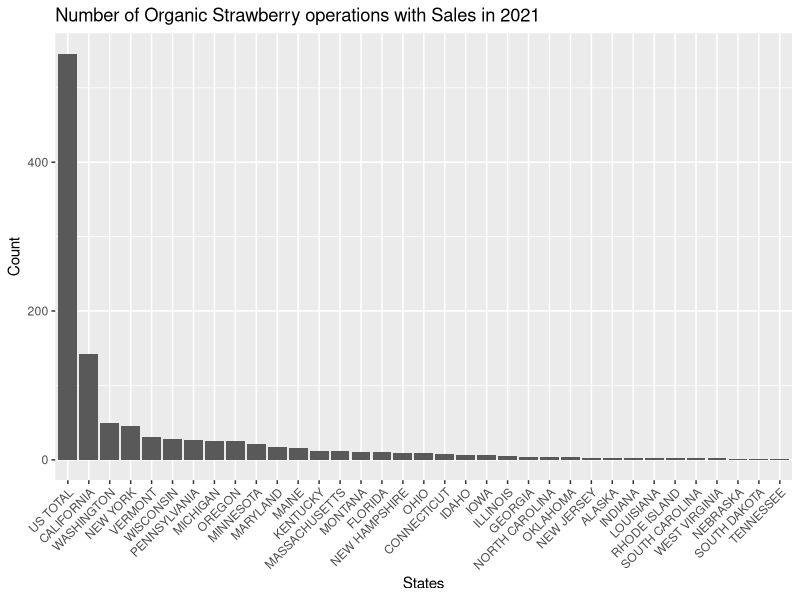
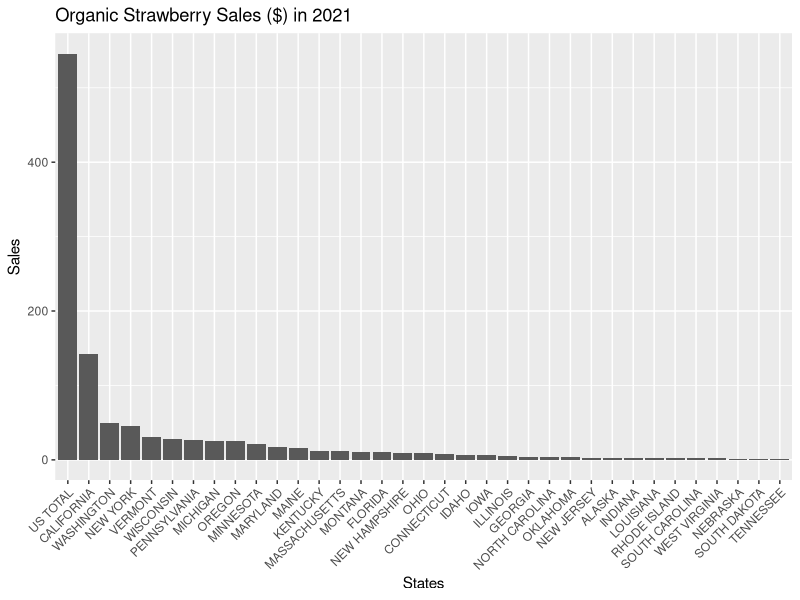

These charts were generated, in order, by the following R code:
## ---- chunk 1
#| label: load libraries and set options
#| warning: false
#| message: false
#| 

library(knitr)  
library(kableExtra)
library(tidyverse)


## ---- chunk 2
#| label: read data - glimpse 

strawberry <- read_csv("strawberries25_v3.csv", col_names = TRUE)

glimpse(strawberry)
## ---- chunk 3
#| label: explore organization 1 


## Is every line associated with a state?

state_all <- strawberry |> distinct(State)

state_all1 <- strawberry |> group_by(State) |> count()

## every row is associated with a state

if(sum(state_all1$n) == dim(strawberry)[1]){print("Yes every row in the data is associated with a state.")}

## rm(state_all, state_all1)

## ---- chunk 4
#|label: function def - drop 1-item columns

drop_one_value_col <- function(df){   ## takes whole dataframe
drop <- NULL  

## test each column for a single value
for(i in 1:dim(df)[2]){     
if((df |> distinct(df[,i]) |> count()) == 1){
drop = c(drop, i)
} }

## report the result -- names of columns dropped
## consider using the column content for labels 
## or headers 

if(is.null(drop)){return("none")}else{

   print("Columns dropped:")
   print(colnames(df)[drop])
   strawberry <- df[, -1*drop]
   }
}


## use the function

strawberry <- drop_one_value_col(strawberry)

drop_one_value_col(strawberry)

## ---- chunk 5
#| label: explore California only

calif <- strawberry |>  filter(State=="CALIFORNIA")

## look at the unique values in the "Program" column

## in the consol
## unique(calif$Program)

## and look at the data selection widget on 
##      https://quickstats.nass.usda.gov

## You can see that CENSUS AND SURVEY are the two sources
## of data. (Why? What's the differences?).  So, let's see
## they differ.

calif_census <- calif |> filter(Program=="CENSUS")

calif_survey  <- calif |>  filter(Program=="SURVEY")

### 


##calif_survey <- strawberry |> select(Year, Period, `Data Item`, Value)


## ---- chunk 6
#| label: explore Calif census and survey 

## no assignment -- just exploring

drop_one_value_col(calif_census)

drop_one_value_col(calif_survey)



## ---- chunk 7
#|label: split Data Item

  strawberry <- strawberry |>
  separate_wider_delim(  cols = `Data Item`,
                         delim = ",",
                         names = c("Fruit",
                                 "Category",
                                 "Item",
                                 "Metric"),
                         too_many = "error",
                         too_few = "align_start"
                       )

## Use too_many and too_few to set up the separation operation.

## ---- chunk 8
#|label: fix the leading space

 # note
strawberry$Category[1]
# strawberry$Item[2]
# strawberry$Metric[6]
# strawberry$Domain[1]
## 
## trim white space 

strawberry$Category <- str_trim(strawberry$Category, side = "both")
strawberry$Item <- str_trim(strawberry$Item, side = "both")
strawberry$Metric <- str_trim(strawberry$Metric, side = "both")

## ---- chunk 9

unique(strawberry$Fruit)

## generate a list of rows with the production and price information

spr <- which((strawberry$Fruit=="STRAWBERRIES - PRODUCTION") | (strawberry$Fruit=="STRAWBERRIES - PRICE RECEIVED"))


strw_prod_price <- strawberry |> slice(spr)


## this has the census data, too

strw_chem <- strawberry |> slice(-1*spr)  ## too soon


  
## ---- chunk 10
#|label: split srawberry into census and survey pieces

strw_b_sales <- strawberry |> filter(Program == "CENSUS")

strw_b_chem <- strawberry |> filter(Program == "SURVEY")

nrow(strawberry) == (nrow(strw_b_chem) + nrow(strw_b_sales))

## Move marketing-related rows in strw_b_chem 
## to strw_b_sales


## ---- chunk 11
#|label: plot 1

plot1_data <- strawberry |> 
  select(c(Year, State, Category, Value)) |> 
  filter((Year == 2021) & (Category == "ORGANIC - OPERATIONS WITH SALES"))

plot1_data$Value <- as.numeric(plot1_data$Value)

plot1_data <- plot1_data |> arrange(desc(Value))

ggplot(plot1_data, aes(x=reorder(State, -Value), y=Value)) + 
  geom_bar(stat = "identity") + 
  theme(axis.text.x=element_text(angle=45,hjust=1)) +
  labs(x = "States", y = "Count",
title ="Number of Organic Strawberry operations with Sales in 2021")


## ---- chunk 12
## plot 2

plot2_data <- strawberry |> 
  select(c(Year, State, Category, Item, Value)) |> 
  filter((Year == 2021) & 
           (Category == "ORGANIC - SALES") & 
           (Item == "MEASURED IN $") & 
           (Value != "(D)"))


plot2_data$Value <- as.numeric(gsub(",", "", plot2_data$Value))

plot2_data <- plot1_data |> arrange(desc(Value))

ggplot(plot2_data, aes(x=reorder(State, -Value), y=Value)) + 
  geom_bar(stat = "identity") + 
  theme(axis.text.x=element_text(angle=45,hjust=1)) +
  labs(x = "States", y = "Sales",
title ="Organic Strawberry Sales ($) in 2021")


## ---- chunk 13

cc <- strawberry |> distinct(Category)

cca <- strawberry |> 
       distinct(Domain)

## Split domain into two columns "type" and "subtype"
  strawberry <- strawberry |>
  separate_wider_delim(  cols = Domain,
                         delim = ",",
                         names = c("type",
                                 "subtype"),
                         too_many = "error",
                         too_few = "align_start"
                       )
         
## check the result
    
  ctype <- strawberry |> distinct(type)

  
  csubtype <- strawberry |> distinct(subtype)
  
## 
  
  
  
##  
  
  yr <- strawberry |> distinct(Year)
  

## ---- chunk 14
## columns need descriptive names

doc_cat <- strawberry |> distinct(`Domain Category`)

strawberry <- strawberry |>
  separate_wider_delim(  cols = `Domain Category`,
                         delim = ",",
                         names = c("type1",
                                 "detail1",
                                 "detail2",
                                 "datail3"),
                         too_many = "error",
                         too_few = "align_start"
                       )

## ---- chunk 15
## columns need descriptive names

strawberry <- strawberry |>
  separate_wider_delim(  cols = type1,
                         delim = ":",
                         names = c("type1a",
                                 "type1b"),
                         too_many = "error",
                         too_few = "align_start"
                       )


## ---- chunk 16

# dat1 <- strawberry |> filter(type=="CHEMICAL")
# 
# dat2 <- strawberry |> filter(strawberry$type!=strawberry$type1a)
# 
#  
# data_f21 <- strawberry |> 
#   filter((subtype == " FUNGICIDE") & (State == "CALIFORNIA") & (Year == "2021")  )
# 
# data_f20 <- strawberry |> 
#   filter((subtype == " FUNGICIDE") & (State == "CALIFORNIA") & (Year == "2020")  )
# 
# data_f19 <- strawberry |> 
#   filter((subtype == " FUNGICIDE") & (State == "CALIFORNIA") & (Year == "2019")  )
# 
# data_f18 <- strawberry |> 
#   filter((subtype == " FUNGICIDE") & (State == "CALIFORNIA") & (Year == "2018")  )
# 
# data_f17 <- strawberry |> 
#   filter((subtype == " FUNGICIDE") & (State == "CALIFORNIA") & (Year == "2017")  )
# 



## ---- chunk 17
## columns need descriptive names

strawberry <- strawberry |>
  separate_wider_delim(  cols = detail1,
                         delim = ":",
                         names = c("detail1a",
                                 "detail1b"),
                         too_many = "error",
                         too_few = "align_start"
                       )



strawberry$detail1b <- strawberry$detail1b |> 
  str_trim(side = "both") |> 
     str_sub(start = 2, end = -2)


aa <- strawberry$detail1b

aa <- na.omit(aa)


group1 <- c("captafol", "ethylene dibromide", 
            "glyphosate","malathion", "diazinon", 
            "dichlorophenyltrichloroethane", "DDT")
